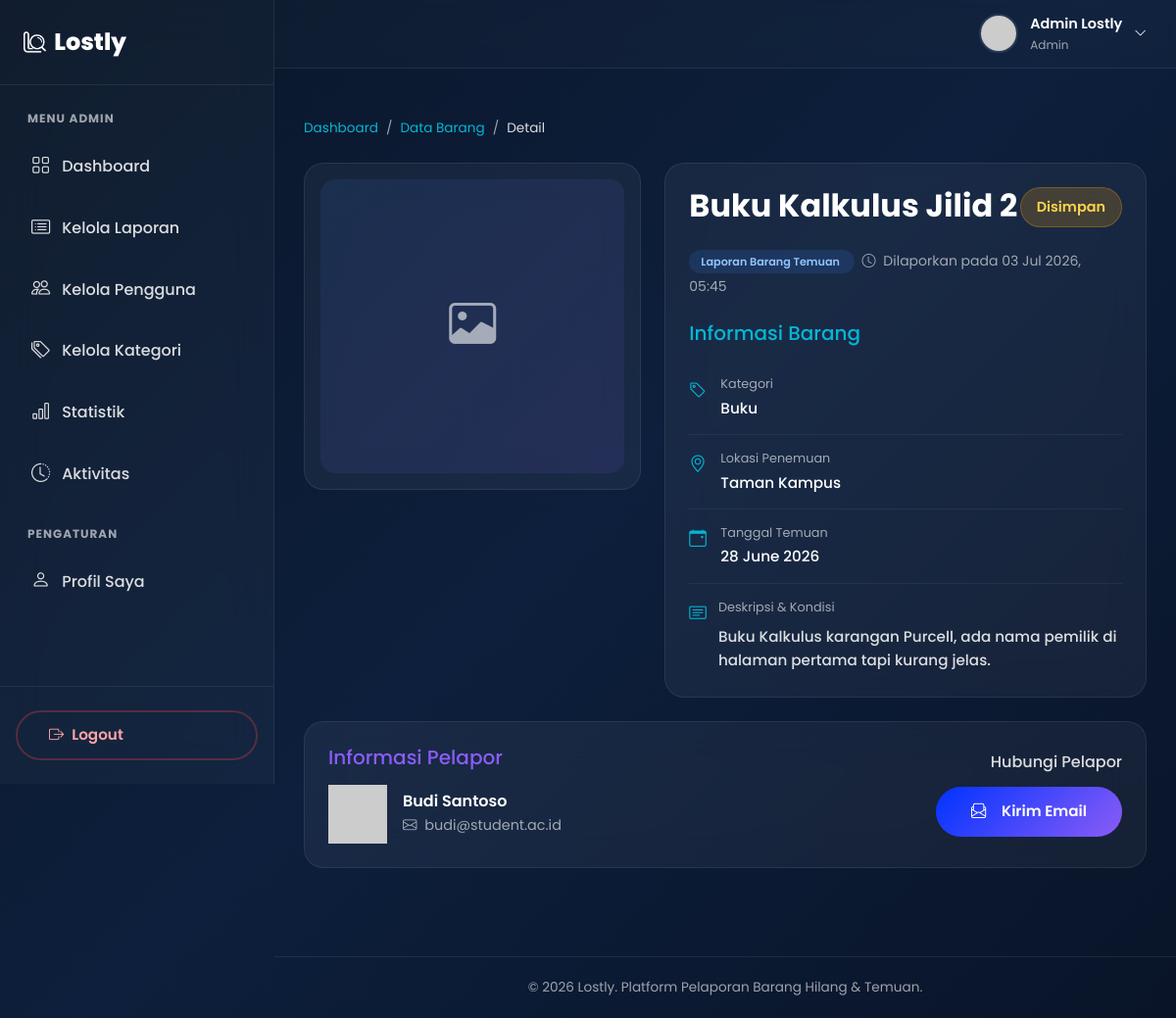
The page /detail_barang.php?id=2&type=temuan (signed in) on the database its author committed.
### tables this page shows
CREATE TABLE IF NOT EXISTS barang_temuan (
    id_temuan INT AUTO_INCREMENT PRIMARY KEY,
    id_user INT NOT NULL,
    nama_barang VARCHAR(150) NOT NULL,
    kategori ENUM('Elektronik', 'Dokumen', 'Aksesoris', 'Pakaian', 'Tas', 'Kunci', 'Buku', 'Lainnya') NOT NULL,
    lokasi VARCHAR(200) NOT NULL,
    tanggal_temuan DATE NOT NULL,
    deskripsi TEXT,
    foto VARCHAR(255) DEFAULT 'no-image.png',
    status ENUM('Disimpan', 'Diklaim', 'Dikembalikan') DEFAULT 'Disimpan',
    created_at TIMESTAMP DEFAULT CURRENT_TIMESTAMP,
    FOREIGN KEY (id_user) REFERENCES users(id_user) ON DELETE CASCADE
);

CREATE TABLE IF NOT EXISTS users (
    id_user INT AUTO_INCREMENT PRIMARY KEY,
    nama VARCHAR(100) NOT NULL,
    email VARCHAR(100) NOT NULL UNIQUE,
    password VARCHAR(255) NOT NULL,
    foto VARCHAR(255) DEFAULT 'default.png',
    role ENUM('user', 'admin') DEFAULT 'user',
    created_at TIMESTAMP DEFAULT CURRENT_TIMESTAMP
);

### session.php (called while the page is built, shortened)
<?php
function getCurrentUser() {
    if (isset($_SESSION['id_user'])) {
        return [
            'id_user' => $_SESSION['id_user'],
            'nama'    => $_SESSION['nama'],
            'email'   => $_SESSION['email'],
            'foto'    => $_SESSION['foto'],
            'role'    => $_SESSION['role']
        ];
    }
    return null;
}
?>

### detail_barang.php (the view, shortened to what this page needs)
<?php
require_once 'session.php';
$id = (int)$_GET['id'];
$type = $_GET['type'];
$current_user_id = $_SESSION['id_user'];
if ($type === 'hilang') {
    $query = "SELECT b.*, u.nama as nama_pelapor, u.email as email_pelapor, u.foto as foto_pelapor,
              'hilang' as tipe, b.tanggal_hilang as tanggal
              FROM barang_hilang b
              JOIN users u ON b.id_user = u.id_user
              WHERE b.id_barang = ?";
} else {
    $query = "SELECT b.*, u.nama as nama_pelapor, u.email as email_pelapor, u.foto as foto_pelapor,
              'temuan' as tipe, b.tanggal_temuan as tanggal
              FROM barang_temuan b
              JOIN users u ON b.id_user = u.id_user
              WHERE b.id_temuan = ?";
}
$stmt = $conn->prepare($query);
$stmt->bind_param("i", $id);
$stmt->execute();
$result = $stmt->get_result();
$item = $result->fetch_assoc();
$is_owner = ($item['id_user'] == $current_user_id);
include 'includes/header.php';
include 'includes/sidebar.php';
include 'includes/topbar.php';
?>
    <div class="container-fluid dashboard-content">
        <nav aria-label="breadcrumb" class="mb-4 animate-on-scroll">
            <ol class="breadcrumb breadcrumb-custom">
                <li class="breadcrumb-item"><a href="dashboard.php">Dashboard</a></li>
                <li class="breadcrumb-item"><a href="data_barang.php">Data Barang</a></li>
                <li class="breadcrumb-item active" aria-current="page">Detail</li>
            </ol>
        </nav>
        <div class="row g-4 justify-content-center">
            <div class="col-lg-5 animate-on-scroll slide-left">
                <div class="detail-card p-3">
                    <?php if ($item['foto'] && $item['foto'] !== 'no-image.png'): ?>
                        <img src="uploads/<?= htmlspecialchars($item['foto']) ?>" alt="<?= htmlspecialchars($item['nama_barang']) ?>" class="detail-image">
                    <?php else: ?>
                        <div class="no-image-placeholder detail-image" style="min-height: 300px; border-radius: var(--radius-md);">
                            <i class="bi bi-image"></i>
                        </div>
                    <?php endif; ?>
                </div>
            </div>
            <div class="col-lg-7 animate-on-scroll slide-right">
                <div class="detail-card p-4 h-100">
                    <div class="d-flex justify-content-between align-items-start mb-3">
                        <h2 style="font-weight: 700; color: var(--text-white);"><?= htmlspecialchars($item['nama_barang']) ?></h2>
                        <span class="badge-status <?= 'badge-' . strtolower($item['status']) ?> px-3 py-2" style="font-size: 0.9rem;">
                            <?= htmlspecialchars($item['status']) ?>
                        </span>
                    </div>
                    <div class="mb-4">
                        <span class="badge-type <?= $item['tipe'] === 'hilang' ? 'badge-type-hilang' : 'badge-type-temuan' ?> me-2">
                            Laporan Barang <?= ucfirst($item['tipe']) ?>
                        </span>
                        <small style="color: var(--text-muted);"><i class="bi bi-clock me-1"></i> Dilaporkan pada <?= date('d M Y, H:i', strtotime($item['created_at'])) ?></small>
                    </div>
                    <h5 class="mb-3" style="color: var(--accent-cyan);">Informasi Barang</h5>
                    <div class="detail-info-item">
                        <i class="bi bi-tag"></i>
                        <div>
                            <div class="info-label">Kategori</div>
                            <div class="info-value"><?= htmlspecialchars($item['kategori']) ?></div>
                        </div>
                    </div>
                    <div class="detail-info-item">
                        <i class="bi bi-geo-alt"></i>
                        <div>
                            <div class="info-label">Lokasi <?= $item['tipe'] === 'hilang' ? 'Terakhir Terlihat' : 'Penemuan' ?></div>
                            <div class="info-value"><?= htmlspecialchars($item['lokasi']) ?></div>
                        </div>
                    </div>
                    <div class="detail-info-item">
                        <i class="bi bi-calendar-event"></i>
                        <div>
                            <div class="info-label">Tanggal <?= ucfirst($item['tipe']) ?></div>
                            <div class="info-value"><?= date('d F Y', strtotime($item['tanggal'])) ?></div>
                        </div>
                    </div>
                    <div class="detail-info-item border-0 pb-0">
                        <i class="bi bi-card-text"></i>
                        <div>
                            <div class="info-label">Deskripsi & Kondisi</div>
                            <div class="info-value mt-2" style="line-height: 1.6; color: var(--text-light);">
                                <?= nl2br(htmlspecialchars($item['deskripsi'])) ?>
                            </div>
                        </div>
                    </div>
                </div>
            </div>
            <div class="col-12 animate-on-scroll">
                <div class="detail-card p-4">
                    <div class="row align-items-center">
                        <div class="col-md-7 mb-4 mb-md-0">
                            <h5 class="mb-3" style="color: var(--accent-purple);">Informasi Pelapor</h5>
                            <div class="d-flex align-items-center gap-3">
                                <img src="uploads/<?= htmlspecialchars($item['foto_pelapor']) ?>" alt="Avatar" class="user-avatar" style="width: 60px; height: 60px;"
                                     onerror="this.src='https://ui-avatars.com/api/?name=<?= urlencode($item['nama_pelapor']) ?>&background=3B82F6&color=fff'">
                                <div>
                                    <h6 class="mb-1 text-white" style="font-weight: 600;"><?= htmlspecialchars($item['nama_pelapor']) ?></h6>
                                    <div style="font-size: 0.9rem; color: var(--text-muted);">
                                        <i class="bi bi-envelope me-1"></i> <?= htmlspecialchars($item['email_pelapor']) ?>
                                    </div>
                                </div>
                            </div>
                        </div>
                        <div class="col-md-5 text-md-end border-md-start" style="border-color: rgba(255,255,255,0.1) !important; padding-left: 1.5rem;">
                            <?php if ($is_owner): ?>
                                <h6 class="mb-3" style="color: var(--text-light);">Aksi Anda</h6>
                                <div class="d-flex gap-2 justify-content-md-end flex-wrap">
                                    <a href="edit_barang.php?id=<?= $id ?>&type=<?= $type ?>" class="btn btn-outline-glass btn-sm-gradient">
                                        <i class="bi bi-pencil-square me-1"></i> Edit Data
                                    </a>
                                    <button type="button" class="btn btn-sm btn-gradient" style="background: linear-gradient(135deg, #EF4444, #B91C1C);"
                                            onclick="confirmDelete(<?= $id ?>, '<?= $type ?>')">
                                        <i class="bi bi-trash me-1"></i> Hapus
                                    </button>
                                </div>
                            <?php else: ?>
                                <h6 class="mb-3" style="color: var(--text-light);">Hubungi Pelapor</h6>
                                <a href="mailto:<?= htmlspecialchars($item['email_pelapor']) ?>?subject=Terkait Laporan <?= ucfirst($item['tipe']) ?>: <?= htmlspecialchars($item['nama_barang']) ?>" class="btn btn-gradient">
                                    <i class="bi bi-envelope-paper me-2"></i> Kirim Email
                                </a>
                            <?php endif; ?>
                        </div>
                    </div>
                </div>
            </div>
        </div>
    </div>
<?php include 'includes/footer.php'; ?>

### includes/header.php (shortened to what this page needs)
<!DOCTYPE html>
<html lang="id">
<head>
    <link href="https://cdn.jsdelivr.net/npm/bootstrap@5.3.0/dist/css/bootstrap.min.css" rel="stylesheet">
    <link href="https://cdn.jsdelivr.net/npm/bootstrap-icons@1.11.0/font/bootstrap-icons.css" rel="stylesheet">
    <link href="https://cdn.jsdelivr.net/npm/sweetalert2@11/dist/sweetalert2.min.css" rel="stylesheet">
    <link href="style/style.css" rel="stylesheet">
</head>
<body class="page-internal">
    <div class="app-wrapper">

### includes/sidebar.php (shortened to what this page needs)
<?php
$current_page = basename($_SERVER['PHP_SELF']);
?>
<aside class="sidebar" id="sidebar">
    <div class="sidebar-header">
        <a href="<?= isset($_SESSION['role']) && $_SESSION['role'] === 'admin' ? 'admin_dashboard.php' : 'dashboard.php' ?>" class="sidebar-brand">
            <img src="img/logo.png" class="logo-img" alt="Lostly Logo" style="filter:brightness(0) invert(1);"> Lostly
        </a>
    </div>
    <div class="sidebar-nav">
        <?php if (isset($_SESSION['role']) && $_SESSION['role'] === 'admin'): ?>
            <div class="sidebar-nav-title">Menu Admin</div>
            <a href="admin_dashboard.php" class="sidebar-link <?= $current_page == 'admin_dashboard.php' ? 'active' : '' ?>">
                <i class="bi bi-grid"></i> Dashboard
            </a>
            <a href="admin_laporan.php" class="sidebar-link <?= $current_page == 'admin_laporan.php' ? 'active' : '' ?>">
                <i class="bi bi-card-list"></i> Kelola Laporan
            </a>
            <a href="admin_pengguna.php" class="sidebar-link <?= $current_page == 'admin_pengguna.php' ? 'active' : '' ?>">
                <i class="bi bi-people"></i> Kelola Pengguna
            </a>
            <a href="admin_kategori.php" class="sidebar-link <?= $current_page == 'admin_kategori.php' ? 'active' : '' ?>">
                <i class="bi bi-tags"></i> Kelola Kategori
            </a>
            <a href="admin_statistik.php" class="sidebar-link <?= $current_page == 'admin_statistik.php' ? 'active' : '' ?>">
                <i class="bi bi-bar-chart"></i> Statistik
            </a>
            <a href="admin_aktivitas.php" class="sidebar-link <?= $current_page == 'admin_aktivitas.php' ? 'active' : '' ?>">
                <i class="bi bi-clock-history"></i> Aktivitas
            </a>
            <div class="sidebar-nav-title mt-4">Pengaturan</div>
            <a href="profil.php" class="sidebar-link <?= $current_page == 'profil.php' ? 'active' : '' ?>">
                <i class="bi bi-person"></i> Profil Saya
            </a>
        <?php endif; ?>
    </div>
    <div class="sidebar-footer">
        <button onclick="confirmLogout()" class="btn btn-outline-glass w-100" style="color: #FCA5A5; border-color: rgba(239, 68, 68, 0.3);">
            <i class="bi bi-box-arrow-right"></i> Logout
        </button>
    </div>
</aside>

### includes/topbar.php (shortened to what this page needs)
<?php
if (!isset($user)) {
    $user = getCurrentUser();
}
?>
<div class="main-content">
    <header class="topbar">
        <div class="topbar-right">
            <div class="dropdown">
                <div class="topbar-user" data-bs-toggle="dropdown" aria-expanded="false">
                    <img src="uploads/<?= htmlspecialchars($user['foto']) ?>" alt="Avatar"
                         onerror="this.src='https://ui-avatars.com/api/?name=<?= urlencode($user['nama']) ?>&background=3B82F6&color=fff'">
                    <div class="topbar-user-info">
                        <span><?= htmlspecialchars($user['nama']) ?></span>
                        <small><?= ucfirst(htmlspecialchars($user['role'])) ?></small>
                    </div>
                    <i class="bi bi-chevron-down d-none d-md-block text-white" style="font-size: 0.8rem;"></i>
                </div>
            </div>
        </div>
    </header>
    <div class="content-body">

### includes/footer.php (shortened to what this page needs)
    </div>
    <footer class="app-footer">
        &copy; <?= date('Y') ?> Lostly. Platform Pelaporan Barang Hilang & Temuan.
    </footer>
</div>
</div>
</body>
</html>

### rows shown on the page
barang_temuan: nama_barang "Buku Kalkulus Jilid 2", status "Disimpan", created_at "03 Jul 2026, 05:45", kategori "Buku", lokasi "Taman Kampus", tanggal_temuan "28 June 2026", deskripsi "Buku Kalkulus karangan Purcell, ada nama pemilik di halaman pertama tapi kurang jelas.", id_user.nama "Budi Santoso", id_user.email "budi@student.ac.id"

### other values the page prints
$user['nama'] "Admin Lostly"
$user['role'] "Admin"
$item['tipe'] "Temuan"
